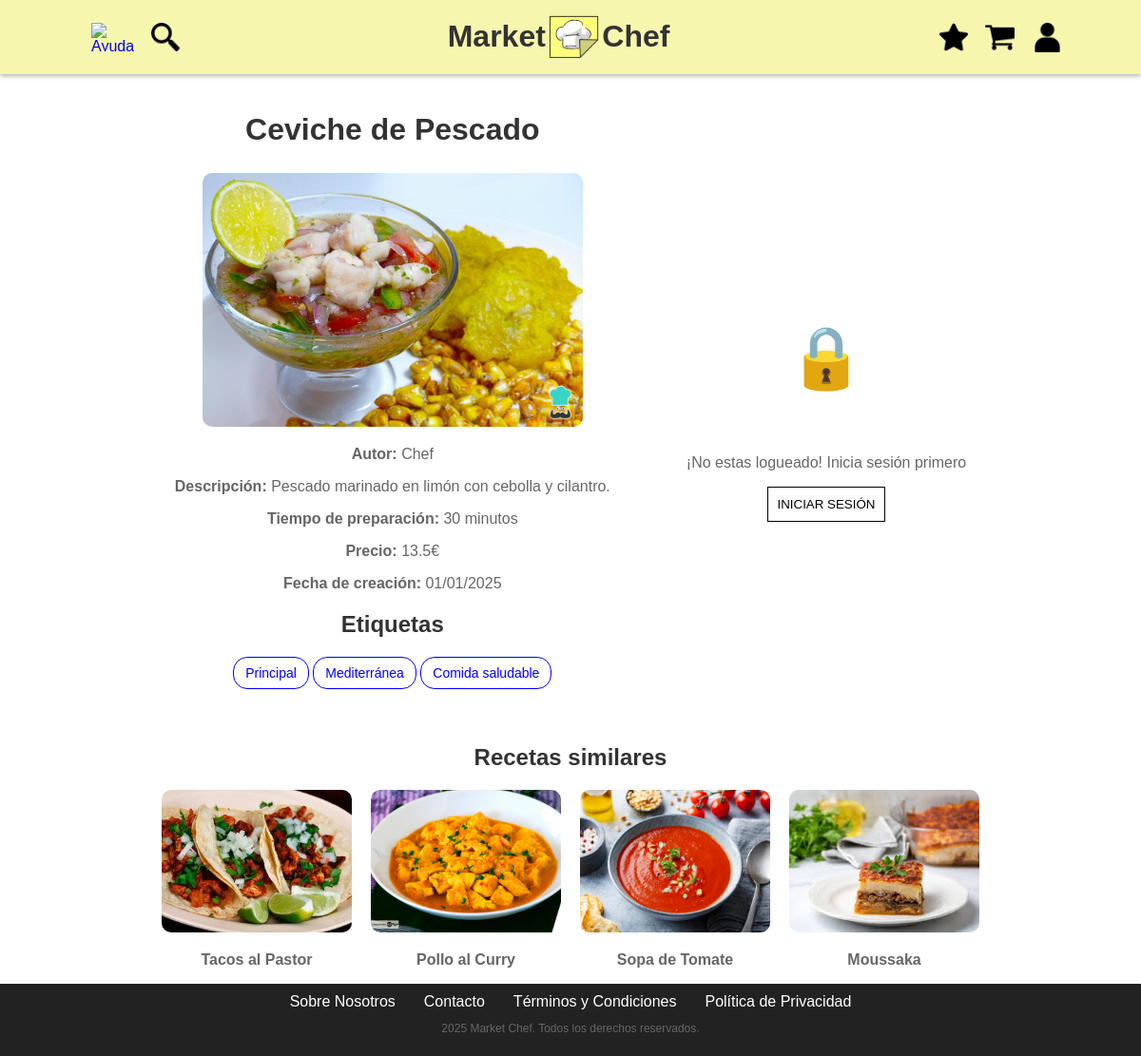
Screenshot of /mostrarReceta.php?id=10 with the database file from the repository.
### tables this page shows
CREATE TABLE `recetas` (
 `ID` int(11) NOT NULL AUTO_INCREMENT,
 `Nombre` varchar(100) NOT NULL,
 `Autor` int(11) NOT NULL,
 `Descripcion` text NOT NULL,
 `Pasos` json NOT NULL,
 `Tiempo` int(11) NOT NULL,
 `Precio` double NOT NULL,
 `Fecha_Creacion` timestamp NOT NULL DEFAULT current_timestamp(),
  `Ruta` varchar(100) NOT NULL,
 PRIMARY KEY (`ID`),
 KEY `fk_recetas_autor` (`Autor`),
 CONSTRAINT `fk_recetas_autor` FOREIGN KEY (`Autor`) REFERENCES `usuarios` (`ID`) ON DELETE CASCADE ON UPDATE CASCADE
);

CREATE TABLE `usuarios` (
 `ID` int(11) NOT NULL AUTO_INCREMENT,
 `Nombre` varchar(100) NOT NULL,
 `Apellidos` varchar(100) NOT NULL,
 `Email` varchar(100) NOT NULL,
 `Rol` enum('Admin','User','Chef') NOT NULL DEFAULT 'User',
 `Password` varchar(250) NOT NULL COMMENT 'Se guarda el Hash',
 `Ruta` varchar(100) NOT NULL,
 PRIMARY KEY (`ID`),
 UNIQUE KEY `Email` (`Email`)
);

CREATE TABLE `etiquetas` (
 `ID` int(11) NOT NULL AUTO_INCREMENT,
 `Nombre` varchar(100) NOT NULL,
 PRIMARY KEY (`ID`),
 UNIQUE KEY `Nombre` (`Nombre`)
);

### mostrarReceta.php (called while the page is built, shortened)
<?php
$recetaId = $_GET['id'] ?? null;
$mostrarRecetaHelper = new mostrarRecetaHelper();
$mostrarRecetaHelper->init($recetaId);
$htmlMostrarReceta = $mostrarRecetaHelper->print();
require("includes/comun/plantilla.php");
?>

### includes/entidades/etiquetaReceta/etiquetaRecetaDAO.php (called while the page is built, shortened)
<?php
class etiquetaRecetaDAO extends baseDAO implements IEtiquetaReceta
{
    public function buscarEtiquetasReceta($recetaDTO)
    {
        $conn = application::getInstance()->getConexionBd();
        $query = "SELECT e.Nombre, e.ID
                    FROM etiquetas e
                    JOIN receta_etiqueta re ON e.ID = re.Etiqueta
                    WHERE re.Receta = ?";
        $stmt = $conn->prepare($query);
        $id = $recetaDTO->getId();
        $stmt->bind_param("i", $id);
        if ($stmt->execute())
        {
            $result = $stmt->get_result();
            $etiqueta = [];
            if ($result->num_rows > 0)
            {
                while ($row = $result->fetch_assoc())
                {
                    $etiqueta[] = new etiquetasDTO(
                        $row["ID"],
                        $row["Nombre"]
                    );
                }
            }
            return $etiqueta;
        }
    }
}
?>

### includes/entidades/receta/recetaDTO.php (called while the page is built, shortened)
<?php
class recetaDTO
{
    private $id;
    private $nombre;
    private $descripcion;
    private $tiempo;
    private $precio;
    private $fecha_creacion;
    private $ruta;
    public function __construct($id, $nombre, $autor, $descripcion, $pasos, $tiempo, $precio, $fecha_creacion, $ruta)
    {
        $this->id = $id;
        $this->nombre = $nombre;
        $this->descripcion = $descripcion;
        $this->tiempo = $tiempo;
        $this->precio = $precio;
        $this->fecha_creacion = $fecha_creacion;
        $this->ruta = $ruta;
    }
    public function getId()
    {
        return $this->id;
    }
    public function getNombre()
    {
        return $this->nombre;
    }
    public function getDescripcion()
    {
        return $this->descripcion;
    }
    public function getTiempo()
    {
        return $this->tiempo;
    }
    public function getPrecio()
    {
        return $this->precio;
    }
    public function getFechaCreacion()
    {
        return $this->fecha_creacion;
    }
    public function getRuta()
    {
        return $this->ruta;
    }
}
?>

### includes/entidades/etiquetaReceta/etiquetaRecetaAppService.php (called while the page is built, shortened)
<?php
class etiquetaRecetaAppService
{
    public function buscarEtiquetaReceta($recetaDTO)
    {
        $IEtiquetaRecetaDAO = etiquetaRecetaFactory::createEtiquetaReceta();
        return $IEtiquetaRecetaDAO->buscarEtiquetasReceta($recetaDTO);
    }
}
?>

### includes/entidades/etiquetas/etiquetasDTO.php (called while the page is built, shortened)
<?php
class etiquetasDTO
{
    private $nombre;
    public function __construct($id, $nombre)
    {
        $this->id = $id;
        $this->nombre = $nombre;
    }
    public function getNombre()
    {
        return $this->nombre;
    }
}
?>

### includes/entidades/receta/recetaDAO.php (called while the page is built, shortened)
<?php
class recetaDAO extends baseDAO implements IReceta
{
    public function buscarReceta($recetaDTO)
    {
        $conn = application::getInstance()->getConexionBd();
        $query = "SELECT * FROM recetas WHERE ID = ?";
        $stmt = $conn->prepare($query);
        $id = $recetaDTO->getId();
        $stmt->bind_param("i", $id);
        if($stmt->execute())
        {
            $Id = $Nombre = $Autor = $Descripcion = $Pasos = $Tiempo = $Precio = $Fecha_Creacion = $ruta = null ;
            $stmt->bind_result($Id, $Nombre, $Autor, $Descripcion, $Pasos, $Tiempo, $Precio, $Fecha_Creacion, $ruta);
            if ($stmt->fetch())
            {
                $receta = new recetaDTO($Id, $Nombre, $Autor, $Descripcion, $Pasos, $Tiempo, $Precio, $Fecha_Creacion, $ruta);
                return $receta;
            }
        }
        return false;
    }
    public function buscarRecetasConEtiquetas($etiquetas, $recetaDTO)
    {
        $recetas = [];
        $params = [];
        $types = "";
        $conn = application::getInstance()->getConexionBd();
        if (!empty($etiquetas)) {
            $placeholders = implode(',', array_fill(0, count($etiquetas), '?'));
            $id = $recetaDTO->getId();
            $query = "SELECT ID, Nombre, Ruta FROM recetas WHERE 1 AND ID IN (SELECT Receta FROM receta_etiqueta WHERE Etiqueta IN ($placeholders)) AND ID != $id ORDER BY RAND() LIMIT 4";
            foreach ($etiquetas as $etiqueta) {
                $params[] = $etiqueta->getId();
                $types .= "i";
            }
            $stmt = $conn->prepare($query);
            $stmt->bind_param($types, ...$params);
            $stmt->execute();
            $result = $stmt->get_result();
            if ($result->num_rows > 0) {
                while ($row = $result->fetch_assoc()) {
                    $recetas[] = new recetaDTO(
                        $row["ID"],
                        $row["Nombre"],
                        null,
                        null,
                        null,
                        null,
                        null,
                        null,
                        $row["Ruta"]
                    );
                }
            }
        }
        return $recetas;
    }
}
?>

### includes/entidades/receta/recetaAppService.php (called while the page is built, shortened)
<?php
class recetaAppService
{
    public function buscarRecetaPorId($recetaDTO){
        $IRecetaDAO = recetaFactory::CreateReceta();
        return $IRecetaDAO->buscarReceta($recetaDTO);
    }
    public function buscarRecetasConEtiquetas($etiquetas, $recetaDTO) {
        $IRecetaDAO = recetaFactory::CreateReceta();
        return $IRecetaDAO->buscarRecetasConEtiquetas($etiquetas, $recetaDTO);
    }
}
?>

### includes/entidades/usuario/userDAO.php (called while the page is built, shortened)
<?php
class userDAO implements IUser
{
    public function buscarUsuarioPorID($userDTO){
        $conn = application::getInstance()->getConexionBd();
        $query = "SELECT * FROM usuarios WHERE ID= ?";
        $stmt = $conn->prepare($query);
        $id = $userDTO->getId();
        $stmt->bind_param("i", $id);
        if($stmt->execute())
        {
            $Id = $Nombre = $Apellidos = $Email = $Rol = $Password = $Ruta = null ;
            $stmt->bind_result($Id, $Nombre, $Apellidos, $Email, $Rol, $Password, $Ruta);
            if($stmt->fetch())
            {
                $user = new userDTO($Id, $Nombre, $Apellidos, $Email, $Rol, $Password, $Ruta);
                return $user;
            }
        }
        return false;
    }
}
?>

### includes/entidades/usuario/userDTO.php (called while the page is built, shortened)
<?php
class userDTO
{
    private $nombre;
    public function __construct($id, $nombre, $apellidos, $email, $rol, $password, $ruta)
    {
        $this->id = $id;
        $this->nombre = $nombre;
    }
    public function getNombre()
    {
        return $this->nombre;
    }
}
?>

### includes/entidades/usuario/userAppService.php (called while the page is built, shortened)
<?php
class userAppService
{
    public function buscarUsuarioPorID($userDTO){
        $IUserDAO = userFactory::CreateUser();
        return $IUserDAO->buscarUsuarioPorID($userDTO);
    }
}
?>

### includes/helpers/mostrarRecetaHelper.php (the view, shortened to what this page needs)
<?php
class mostrarRecetaHelper
{
    private $recetaDTO;
    private $autor;
    private $etiquetas;
    private $similares;
    private $esComprador = false;
    private $logueado = false;
    private $esAutor = false;
    public function init($recetaId)
    {
        $recetaService = recetaAppService::GetSingleton();
        $this->recetaDTO = $recetaService->buscarRecetaPorId(new recetaDTO($recetaId, null, null, null, null, null, null, null, null));
        $usuarioService = userAppService::GetSingleton();
        $this->autor = $usuarioService->buscarUsuarioPorID(new userDTO($this->recetaDTO->getAutor(), null, null, null, null, null, null));
        $etiquetaRecetaService = etiquetaRecetaAppService::GetSingleton();
        $this->etiquetas = $etiquetaRecetaService->buscarEtiquetaReceta(new recetaDTO($recetaId, null, null, null, null, null, null, null, null));
        $this->similares = $recetaService->buscarRecetasConEtiquetas($this->etiquetas, new recetaDTO($recetaId, null, null, null, null, null, null, null, null));
    }
    public function print()
    {
        return $this->generarReceta();
    }
    public function generarReceta()
    {
        $nombre = htmlspecialchars($this->recetaDTO->getNombre());
        $autor = htmlspecialchars($this->autor->getNombre());
        $descripcion = nl2br(htmlspecialchars($this->recetaDTO->getDescripcion()));
        $tiempo = htmlspecialchars($this->recetaDTO->getTiempo()) . " minutos";
        $precio = htmlspecialchars($this->recetaDTO->getPrecio()) . "€";
        $rutaImagen = "img/receta/" . htmlspecialchars($this->recetaDTO->getRuta());
        $fechaCreacion = date("d/m/Y", strtotime($this->recetaDTO->getFechaCreacion()));
        if ($this->esComprador || $this->esAutor) {
            $pasosArray = json_decode($this->recetaDTO->getPasos(), true);
            $listaPasos = "<h2>Pasos de la receta</h2>";
            $listaPasos .= "<div class='receta-pasos'>";
            foreach ($pasosArray as $indice => $paso) {
                $numPaso = $indice + 1;
                $listaPasos .= "<p><strong>Paso $numPaso:</strong> " . htmlspecialchars($paso) . "</p>";
            }
            $listaPasos .= "</div>";
        } else {
            $listaPasos = "
            <div>
                <p class='candado'>🔒</p>
            ";
            if(!$this->logueado){
                $listaPasos.= "
                <p> ¡No estas logueado! Inicia sesión primero</p>
                ";
            }
            else{
                $listaPasos.= "
                    <p> ¡No tienes comprada esta receta!
                    <p>Debes comprar la receta para ver los pasos de preparación.</p>
                ";
            }
            $listaPasos.= "</div>";
        }
        $etiquetas = $this->generarEtiquetas();
        $ingredientes = "";
        $botonCarrito = "";
        if($this->logueado){
            if(!$this->esComprador && !$this->esAutor){
                $botonCarrito = "
                <form action='anadirCarrito.php' method='post'>
                    <input type='hidden' name='recetaId' value='{$this->recetaDTO->getId()}'>
                    <button type='submit' class='send-button'>AÑADIR AL CARRITO</button>
                </form>
                ";
            }
        }
        else{
            $botonCarrito = "
                <button type='button' class='send-button' onclick='location.href=`login.php`'> INICIAR SESIÓN</button>
            ";
        }
        $recetas_aux = "";
        if (empty($this->similares)) {
            $recetas_aux ="<p>No existen recetas que cumplan esos criterios.</p>";
        }
        else{
            $recetas_aux = '<div class="recetas-container">';
                foreach ($this->similares as $receta) {
                    $recetas_aux .= <<<HTML
                        <div class="receta-card">
                            <a href="mostrarReceta.php?id={$receta->getId()}">
                                <img src="img/receta/{$receta->getRuta()}" alt="{$receta->getNombre()}" class="receta-imagen">
                            </a>
                            <p class="receta-titulo">{$receta->getNombre()}</p>
                        </div>
                    HTML;
                }
            $recetas_aux .= '</div>';
        }
        return <<<HTML
            <section>
                <div class="receta-detalle">
                    <h1>$nombre</h1>
                    <img src="$rutaImagen" alt="$nombre" class="receta-imagen-detalle">
                    <p><strong>Autor:</strong> $autor</p>
                    <p><strong>Descripción:</strong> $descripcion</p>
                    <p><strong>Tiempo de preparación:</strong> $tiempo</p>
                    <p><strong>Precio:</strong> $precio</p>
                    <p><strong>Fecha de creación:</strong> $fechaCreacion</p>
                    $etiquetas
                </div>
                <div class="receta-detalle">
                    $listaPasos
                    $ingredientes
                    $botonCarrito
                </div>
            </section>
            <br>
            <h2> Recetas similares </h2>
            $recetas_aux
        HTML;
    }
    public function generarEtiquetas() {
        $html = '<h2>Etiquetas</h2>';
        $html .= '<div class="receta-etiquetas">';
        foreach ($this->etiquetas as $etiqueta) {
            $html .= <<<HTML
                <span class="tag">{$etiqueta->getNombre()}</span>
            HTML;
        }
        $html .= '</div>';
        return $html;
    }
}

### CSS/estiloPC.css (style rules this page uses)
section { display: flex; flex-direction: row; align-items: center; justify-content: center; margin: 0 auto; overflow: hidden; gap: 5vh; }

### CSS/estiloMovil.css (style rules this page uses)
section { display: flex; flex-direction: column; align-items: center; justify-content: center; margin: 0 auto; overflow: hidden; }

### CSS/estiloGeneral.css (style rules this page uses)
.send-button { background: #fff; border: 1px solid black; padding: 10px; cursor: pointer; }
.tag { display: inline-block; padding: 8px 12px; border: 1px solid blue; color: blue; border-radius: 15px; cursor: pointer; font-size: 14px; }
.recetas-container { display: flex; flex-wrap: wrap; justify-content: center; gap: 20px; }
.receta-card { width: 200px; text-align: center; }
.receta-imagen { width: 100%; height: 150px; object-fit: cover; border-radius: 10px; cursor: pointer; transition: transform 0.3s ease; }
.receta-titulo { font-size: 16px; font-weight: bold; }
.receta-detalle { max-width: 500px; margin: 0 auto; padding: 20px; }
.receta-imagen-detalle { display: block; width: 100%; max-width: 400px; height: auto; margin: 20px auto; border-radius: 10px; }
body { font-family: Arial, sans-serif; text-align: center; color: #333; margin: 0; }
h1 { font-size: 2em; margin-top: 20px; }
h2 { font-size: 1,3em; }
p { color: #666; }
.candado { scale: 1; font-size: 4em; }

### rows the page displays
recetas: Nombre "Ceviche de Pescado", Ruta (picture), Descripcion "Pescado marinado en limón con cebolla y cilantro.", Tiempo "30 minutos", Precio "13.5€", Fecha_Creacion "01/01/2025"
usuarios: Nombre "Chef"
etiquetas: Nombre "Principal"
etiquetas: Nombre "Mediterránea"
etiquetas: Nombre "Comida saludable"
recetas: Ruta (picture), Nombre "Tacos al Pastor"
recetas: Ruta (picture), Nombre "Pollo al Curry"
recetas: Ruta (picture), Nombre "Sopa de Tomate"
recetas: Ruta (picture), Nombre "Moussaka"
